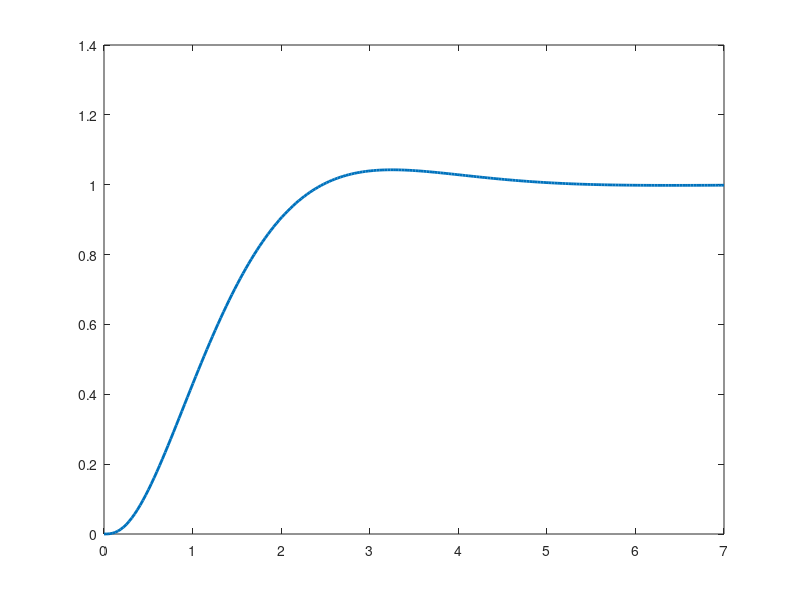

Reproduce this figure in MATLAB. (Note: this script raises an error after producing the figure.)
%BE 404 HW 4
%% Problem 1
clear, close all, clc
G = tf([20],[1 12 22 20]);
[Y,T] = step(G);
plot(T,Y,'LineWidth',2);
ax = gca;
ax.FontSize = 20;
title('Problem 1c Step Response','FontSize',20);
xlabel('Time (seconds)','FontSize',20);
ylabel('Amplitude','FontSize',20);
grid on;

%% Problem 2
clear,close all,clc
alpha = 5; % good approximation
G1 = tf(2*alpha,[1 2+alpha 2+2*alpha 2+alpha]);
G2 = tf(2*alpha,[1 2 2]);
[Y1,T1] = step(G1);
[Y2,T2] = step(G2);
plot(T1,Y1,'r','LineWidth',2);
hold on;
plot(T2,Y2,'b','LineWidth',2);
title(['$$\alpha = $$' num2str(alpha) ' Step Response'],'interpreter','latex','FontSize',20);
xlabel('Time (seconds)','FontSize',20);
ylabel('Amplitude','FontSize',20);
legend('G(s)','G2(s)','FontSize',20);
grid on;
% good approximation is alpha> 5
%% Problem 3
clear, close all, clc
figure;
    z = 1;
    G = tf([24 24*z],[z 10*z 24*z]);
    [Y,T] = step(G);
    plot(T,Y,'LineWidth',2)
    hold on;
for i = 2:6
    z = i;
    G = tf([24 24*z],[z 10*z 24*z]);
    [Y,T] = step(G);
    plot(T,Y,'LineWidth',2)
end
legend('z = 1','z = 2','z = 3','z = 4','z = 5','z = 6');
grid on;
ax = gca;
ax.FontSize = 20;
title('Problem 3d Step Response','FontSize',20);
xlabel('Time (seconds)','FontSize',20);
ylabel('Amplitude','FontSize',20);
% Problem 3e
figure;
z = -1;
G = tf([24 24*z],[z 10*z 24*z]);
    [Y,T] = step(G);
    plot(T,Y,'LineWidth',2)
    grid on;
ax = gca;
ax.FontSize = 20;
title('Step Response at z = -1 (Problem 3e)','FontSize',20);
xlabel('Time (seconds)','FontSize',20);
ylabel('Amplitude','FontSize',20);